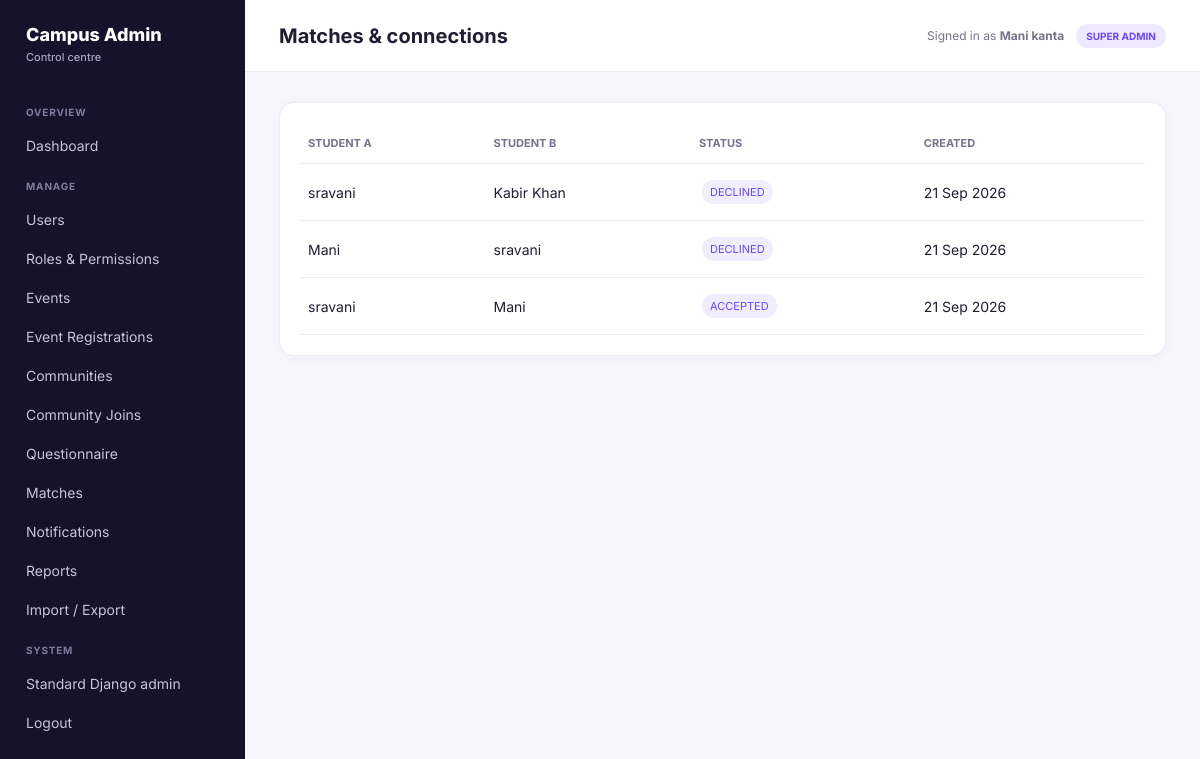
Before: /admin-dashboard/matches/ (signed in) with the older database file.
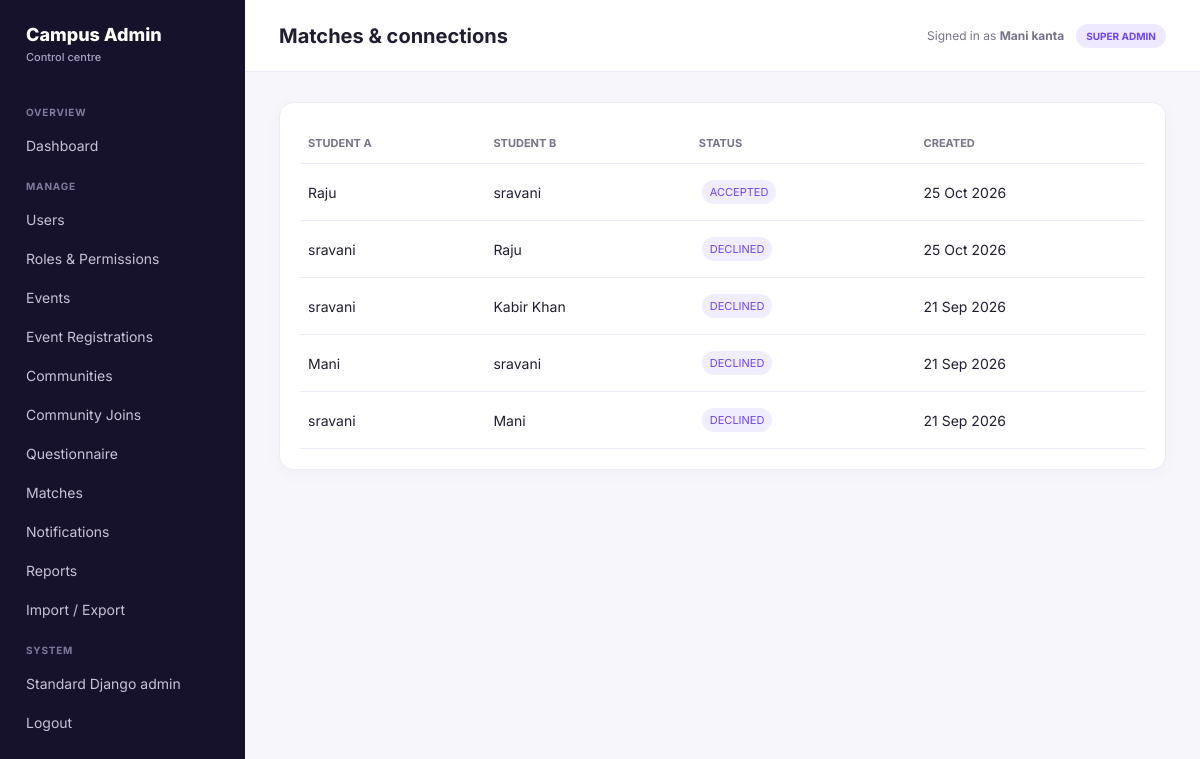
After: the same page with the newer database file.
### connections/models.py (models this page shows, shortened)
class Connection(models.Model):
    id = models.UUIDField(primary_key=True, default=uuid.uuid4, editable=False)
    requester = models.ForeignKey(settings.AUTH_USER_MODEL, on_delete=models.CASCADE, related_name='sent_requests')
    recipient = models.ForeignKey(settings.AUTH_USER_MODEL, on_delete=models.CASCADE, related_name='received_requests')
    status = models.CharField(max_length=20, choices=CONNECTION_STATUS, default='NONE')
    created_at = models.DateTimeField(auto_now_add=True)
    updated_at = models.DateTimeField(auto_now=True)
    class Meta:
        db_table = 'connections_connection'
        unique_together = [['requester', 'recipient']]

### accounts/models.py (models this page shows, shortened)
class User(AbstractUser):
    id = models.UUIDField(primary_key=True, default=uuid.uuid4, editable=False)
    username = None  # Not used; authentication via email
    email = models.EmailField('Email Address', unique=True)
    first_name = models.CharField('First Name', max_length=150, blank=True)
    last_name = models.CharField('Last Name', max_length=150, blank=True)
    is_verified = models.BooleanField('Verified', default=False)
    created_at = models.DateTimeField(auto_now_add=True)
    updated_at = models.DateTimeField(auto_now=True)
    USERNAME_FIELD = 'email'
    REQUIRED_FIELDS = ['first_name', 'last_name']
    objects = UserManager()
    class Meta:
        db_table = 'accounts_user'
        ordering = ['-created_at']

### admin_dashboard/views.py (the view)
# urls.py: path('matches/', views.matches, name='matches'),
@dashboard_access
def matches(request):
    return render(request, 'admin_dashboard/matches.html', _context(
        request, matches=Connection.objects.select_related('requester', 'recipient').order_by('-created_at'),
    ))

### admin_dashboard/permissions.py (called while the page is built)
def dashboard_access(view):
    @wraps(view)
    def wrapped(request, *args, **kwargs):
        if not request.user.is_authenticated or not request.user.is_staff:
            raise PermissionDenied
        return view(request, *args, **kwargs)
    return wrapped

### admin_dashboard/views.py (called while the page is built)
def _role(user):
    if user.is_superuser:
        return 'SUPER ADMIN'
    return user.groups.values_list('name', flat=True).first() or ('ADMIN' if user.is_staff else 'STUDENT')

def _context(request, **extra):
    return {'admin_role': _role(request.user), **extra}

### templates/admin_dashboard/matches.html
{% extends "admin_dashboard/base.html" %}{% block title %}Matches{% endblock %}{% block heading %}Matches & connections{% endblock %}{% block content %}
<div class="panel"><div class="table-wrap"><table class="table"><tr><th>Student A</th><th>Student B</th><th>Status</th><th>Created</th></tr>{% for match in matches %}<tr><td>{{ match.requester.get_full_name|default:match.requester.email }}</td><td>{{ match.recipient.get_full_name|default:match.recipient.email }}</td><td><span class="role">{{ match.status }}</span></td><td>{{ match.created_at|date:"d M Y" }}</td></tr>{% empty %}<tr><td colspan="4">No connections yet.</td></tr>{% endfor %}</table></div></div>
{% endblock %}

Changed rows visible on the page:
added Connection: requester.get_full_name "Raju", recipient.get_full_name "sravani", status "ACCEPTED", created_at "25 Oct 2026"
added Connection: requester.get_full_name "sravani", recipient.get_full_name "Raju", status "DECLINED", created_at "25 Oct 2026"
changed Connection (number 5 of 5 on the later page): status "ACCEPTED" → "DECLINED"
